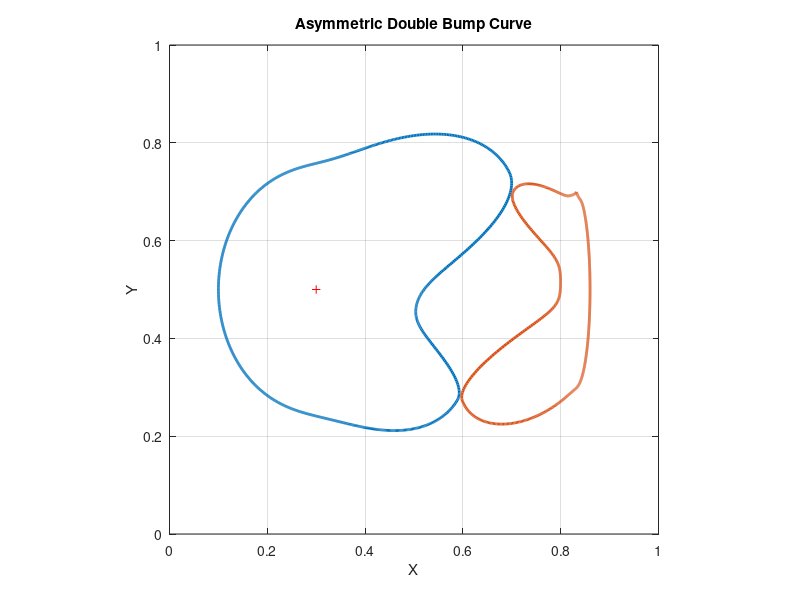

MATLAB code to generate this figure:
close all 
clc
% 参数设置
theta = linspace(0, 2*pi, 1000); % 角度采样
r_base = [0.2, 0.25];       % 基础半径
center = [0.3 0.5];

% 第一个凸起参数（左侧平缓，右侧陡峭）
h1 = 0.15;         % 凸起高度
theta1 = 0 - 0.6;  % 凸起中心位置
k1_left = 3;     % 左侧衰减系数（值越小衰减越慢）
k1_right = 20;    % 右侧衰减系数（值越大衰减越快）

% 第二个凸起参数（左侧陡峭，右侧平缓）
h2 = 0.25;
theta2 = 0 + 0.5;
k2_left = 10;
k2_right = 3;

% === 新增：尖点参数 ===
theta_spike = pi;    % 尖点角度
C = -0.4;             % 尖点强度（控制尖角锐度）
k_sharp = 10;      % 衰减系数（越大尖点越局部化）

% 计算周期角度差
delta1 = mod(theta - theta1 + pi, 2*pi) - pi;
delta2 = mod(theta - theta2 + pi, 2*pi) - pi;
delta_spike = mod(theta - theta_spike + pi, 2*pi) - pi; % 尖点角度差

% 非对称高斯函数
bump1 = h1 * exp( - ( (delta1 < 0)*k1_left + (delta1 >= 0)*k1_right ) .* delta1.^2 );
bump2 = h2 * exp( - ( (delta2 < 0)*k2_left + (delta2 >= 0)*k2_right ) .* delta2.^2 );
sharp_term = C * abs(delta_spike) .* exp(-k_sharp * delta_spike.^2);
sharp_term = 0;

% 合成坐标（添加尖点）
x = center(1) + r_base(1)*cos(theta) + (bump1 + bump2 + sharp_term) .* cos(theta);
y = center(2) + r_base(2)*sin(theta) + (bump1 + bump2 + sharp_term) .* sin(theta);

% 可视化
figure;
plot(x, y, 'LineWidth', 2);
axis equal;
title('Asymmetric Double Bump Curve');
xlabel('X'); ylabel('Y');
grid on;
hold on;
plot(center(1), center(2), 'r+'); 
hold on;


% 曲线二
theta = linspace(0, 2*pi, 1000); % 角度采样
r_base = [0.03 0.2];       % 基础半径
center = [0.83 0.5];

% 第一个凸起参数（左侧平缓，右侧陡峭）
h1 = 0.24;         % 凸起高度
theta1 = 0 - 2.6;  % 凸起中心位置
k1_left = 20;     % 左侧衰减系数（值越小衰减越慢）
k1_right = 4;    % 右侧衰减系数（值越大衰减越快）

% 第二个凸起参数（左侧陡峭，右侧平缓）
h2 = 0.13;
theta2 = 0 + 2.5;
k2_left = 10;
k2_right = 20;

% === 新增：尖点参数 ===
theta_spike = 1.5;    % 尖点角度
C = -0.05;             % 尖点强度（控制尖角锐度）
k_sharp_left = 5;       % 衰减系数（越大尖点越局部化）
k_sharp_right = 5;
% 计算周期角度差
delta1 = mod(theta - theta1 + pi, 2*pi) - pi;
delta2 = mod(theta - theta2 + pi, 2*pi) - pi;
delta_spike = mod(theta - theta_spike + pi, 2*pi) - pi; % 尖点角度差

% 非对称高斯函数
bump1 = h1 * exp( - ( (delta1 < 0)*k1_left + (delta1 >= 0)*k1_right ) .* delta1.^2 );
bump2 = h2 * exp( - ( (delta2 < 0)*k2_left + (delta2 >= 0)*k2_right ) .* delta2.^2 );
sharp_term = C * abs(delta_spike) .* exp(- ...
    ( (delta_spike < 0)*k_sharp_left + (delta_spike >= 0)*k_sharp_right ) .* (2 *delta_spike).^2);

% 合成坐标（添加尖点）
x = center(1) + r_base(1)*cos(theta) + (bump1 + bump2 + sharp_term) .* cos(theta);
y = center(2) + r_base(2)*sin(theta) + (bump1 + bump2 + sharp_term) .* sin(theta);

plot(x, y, 'LineWidth', 2);

axis([0 1 0 1]);
